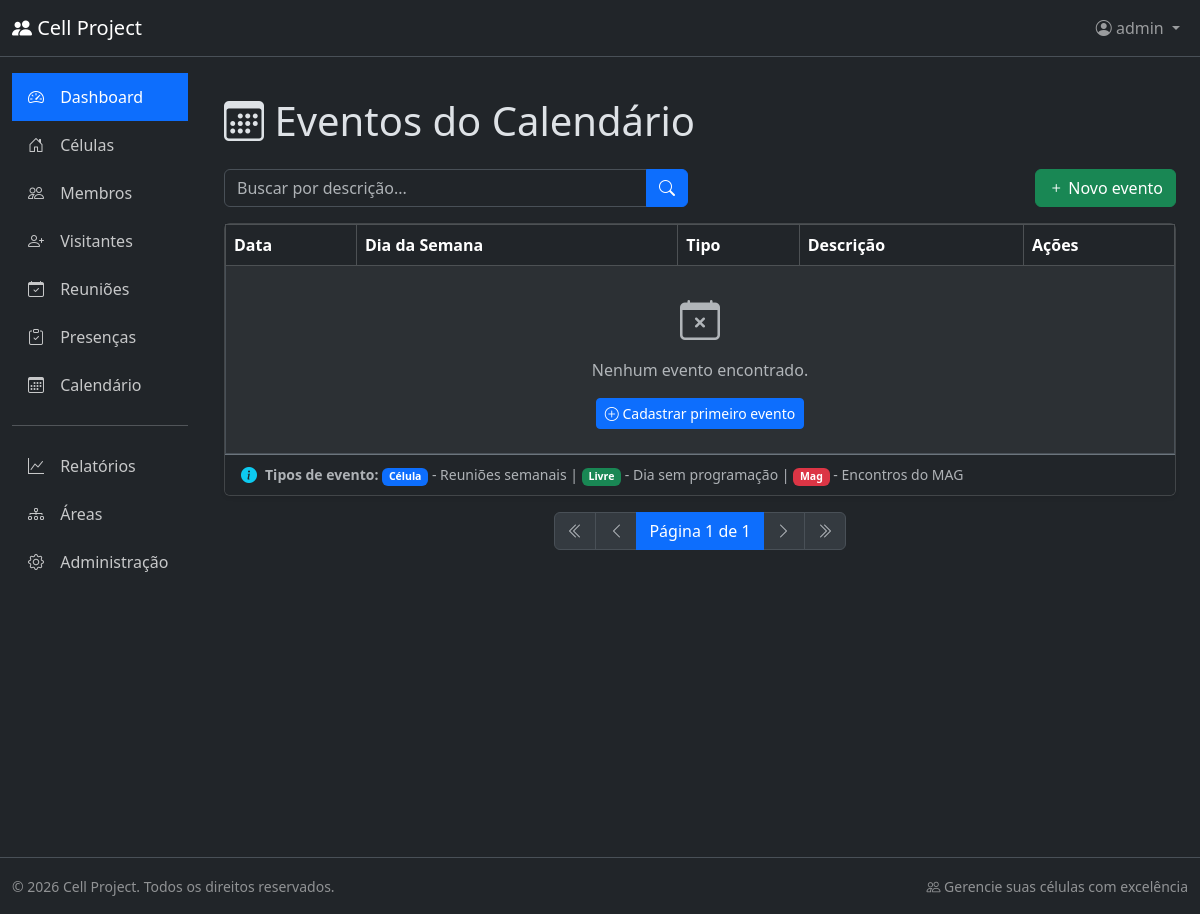
Page /calendar_events/list/ (signed in) on the earlier database version.
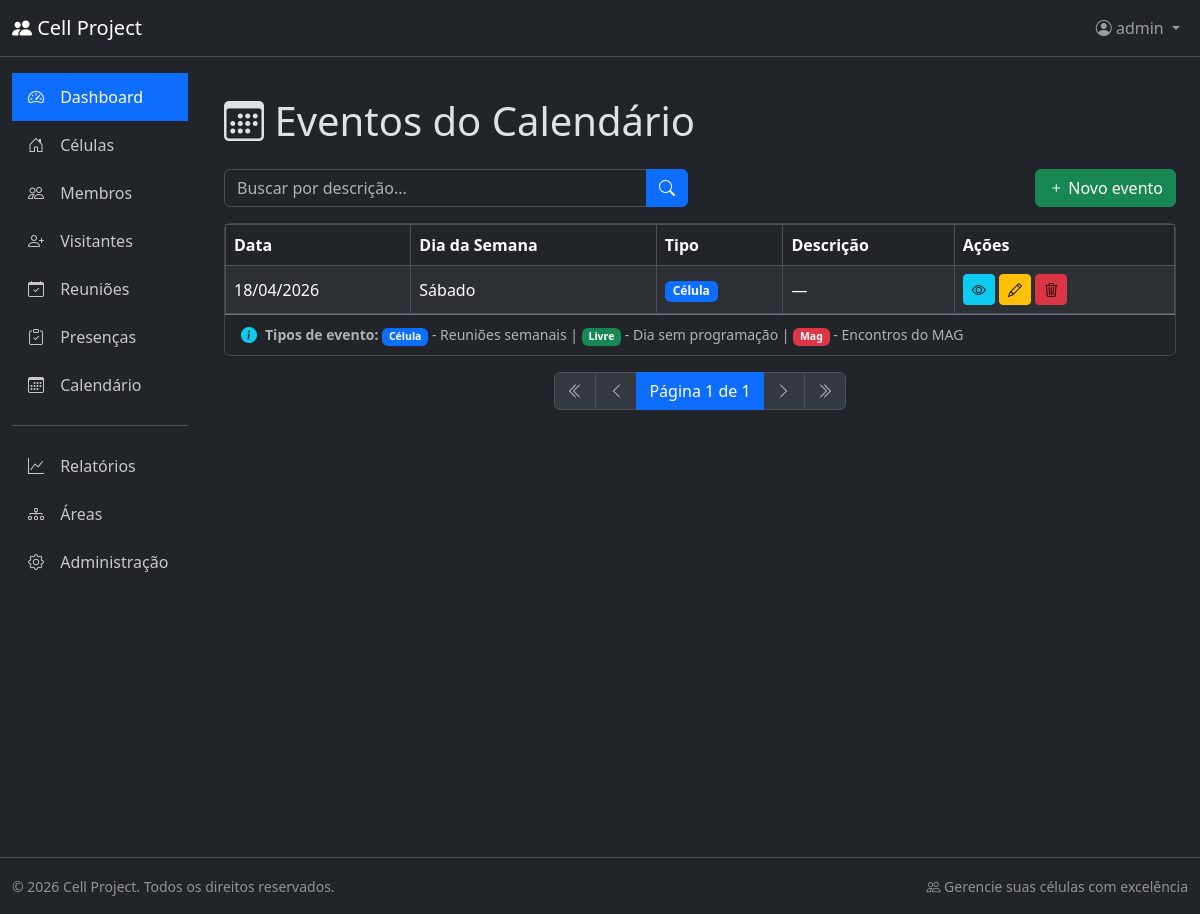
Same page on the later database version.
### calendar_events/models.py (models this page shows, shortened)
class CalendarEvent(BaseModel):
    event_date = models.DateField(
        unique=True, db_index=True, verbose_name="Data do Evento"
    )
    event_type = models.ForeignKey(
        EventType,
        on_delete=models.PROTECT,
        related_name="calendar_events",
        verbose_name="Tipo de Evento",
    )
    description = models.TextField(blank=True, verbose_name="Descrição")
    notes = models.TextField(blank=True, verbose_name="Observações")
    class Meta:
        db_table = "calendar_event"
        verbose_name = "Evento do Calendário"
        verbose_name_plural = "Eventos do Calendário"
        ordering = ["-event_date"]
        indexes = [
            models.Index(fields=["event_date"]),
            models.Index(fields=["event_type"]),
        ]

### calendar_events/views.py (the view)
# urls.py: path('calendar_events/list/', views.CalendarEventListView.as_view(), name='calendar_event_list'),
class CalendarEventListView(ListView):
    model = models.CalendarEvent
    template_name = 'calendar_event_list.html'
    context_object_name = 'calendar_events'
    paginate_by = 15
    def get_queryset(self):
        queryset = super().get_queryset()
        event_type = self.request.GET.get('event_type')
        search = self.request.GET.get('search')
        if event_type:
            queryset = queryset.filter(event_type__name=event_type)
        if search:
            queryset = queryset.filter(description__icontains=search)
        return queryset.select_related('event_type')

### calendar_events/templates/calendar_event_list.html (shortened to what the changed rows need)
{% extends 'base.html' %}
{% block page_heading %}
  <div class="d-flex justify-content-between align-items-center">
    <span><i class="bi bi-calendar3"></i> Eventos do Calendário</span>
  </div>
{% endblock %}
{% block content %}
<div class="card shadow-sm">
    <div class="card-body p-0">
        <div class="table-responsive">
            <table class="table table-hover table-striped table-bordered align-middle mb-0">
                <thead class="table-dark">
                    <tr>
                        <th>Data</th>
                        <th>Dia da Semana</th>
                        <th>Tipo</th>
                        <th>Descrição</th>
                        <th>Ações</th>
                    </tr>
                </thead>
                <tbody>
                    {% for event in calendar_events %}
                    <tr>
                        <td>{{ event.event_date|date:"d/m/Y" }}</td>
                        <td>
                            {% if event.event_date.weekday == 0 %}Segunda-feira
                            {% elif event.event_date.weekday == 1 %}Terça-feira
                            {% elif event.event_date.weekday == 2 %}Quarta-feira
                            {% elif event.event_date.weekday == 3 %}Quinta-feira
                            {% elif event.event_date.weekday == 4 %}Sexta-feira
                            {% elif event.event_date.weekday == 5 %}Sábado
                            {% elif event.event_date.weekday == 6 %}Domingo
                            {% endif %}
                        </td>
                        <td>
                            {% if event.event_type.name == 'CELULA' %}
                                <span class="badge bg-primary">Célula</span>
                            {% elif event.event_type.name == 'LIVRE' %}
                                <span class="badge bg-success">Livre</span>
                            {% elif event.event_type.name == 'MAG' %}
                                <span class="badge bg-danger">Mag</span>
                            {% else %}
                                <span class="badge bg-secondary">{{ event.event_type.get_name_display }}</span>
                            {% endif %}
                        </td>
                        <td>{{ event.description|default:"—"|truncatechars:50 }}</td>
                        <td>
                            <a href="{% url 'calendar_event_detail' event.id %}" class="btn btn-info btn-sm" data-bs-toggle="tooltip" title="Visualizar">
                                <i class="bi bi-eye"></i>
                            </a>
                            <a href="{% url 'calendar_event_update' event.id %}" class="btn btn-sm btn-warning" data-bs-toggle="tooltip" title="Editar">
                                <i class="bi bi-pencil"></i>
                            </a>
                            <a href="{% url 'calendar_event_delete' event.id %}" class="btn btn-sm btn-danger text-black" data-bs-toggle="tooltip" title="Excluir">
                                <i class="bi bi-trash3"></i>
                            </a>
                        </td>
                    </tr>
                    {% empty %}
                    <tr>
                        <td colspan="5" class="text-center py-4 text-muted">
                            <i class="bi bi-calendar-x fs-1"></i>
                            <p class="mt-2 mb-0">Nenhum evento encontrado.</p>
                            <a href="{% url 'calendar_event_create' %}" class="btn btn-sm btn-primary mt-3">
                                <i class="bi bi-plus-circle"></i> Cadastrar primeiro evento
                            </a>
                        </td>
                    </tr>
                    {% endfor %}
                </tbody>
            </table>
        </div>
    </div>
</div>
{% endblock %}

Differences in the rows shown:
added CalendarEvent: event_date "18/04/2026", shows "Sábado", shows "Célula", description "—"
Other differences:
text no longer shown: "Nenhum evento encontrado. Cadastrar primeiro evento"
